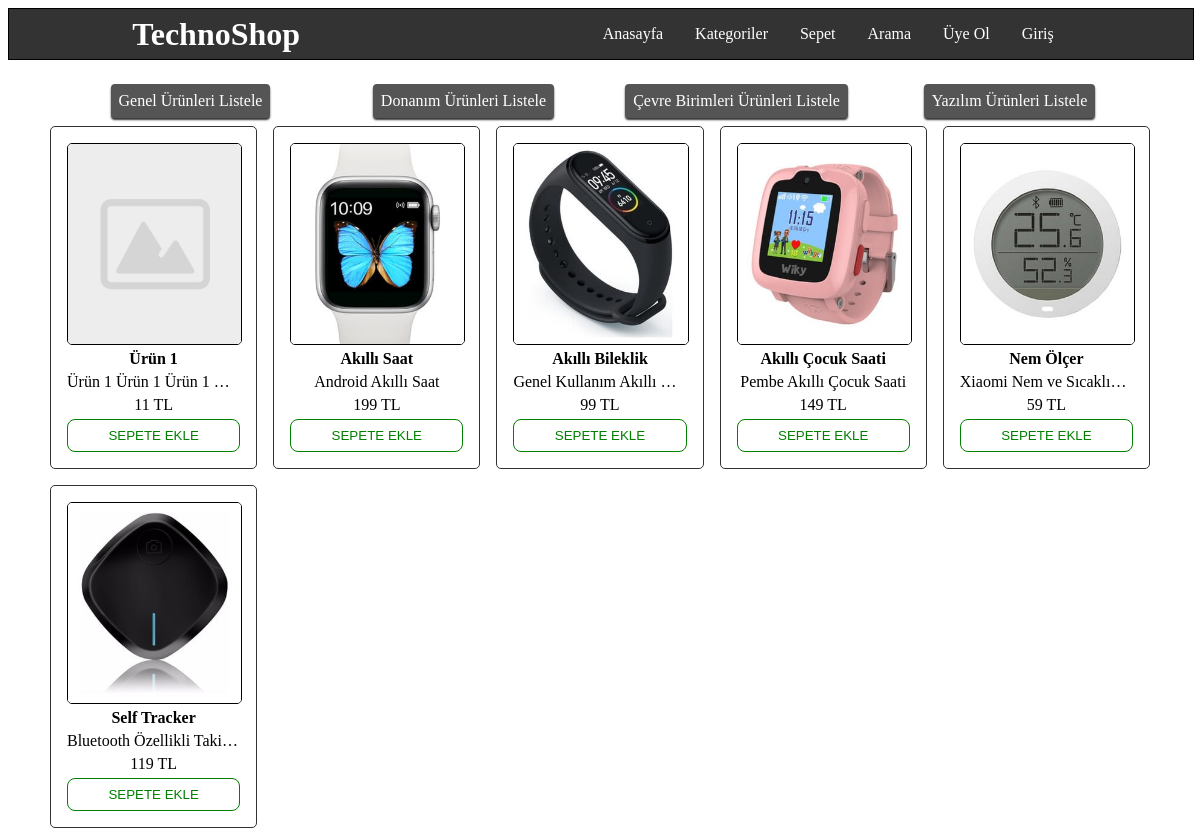
Page /kategori.php?id=1 on the committed database.
### tables this page shows
CREATE TABLE `kategoriler` (
  `id` int(11) NOT NULL,
  `kategori` varchar(25) NOT NULL,
  `aciklama` varchar(99) NOT NULL DEFAULT 'Kategori Açıklaması'
);

CREATE TABLE `urunler` (
  `id` int(11) NOT NULL,
  `title` varchar(25) NOT NULL,
  `description` varchar(99) NOT NULL,
  `price` int(11) NOT NULL,
  `image` varchar(100) DEFAULT 'default.jpg',
  `kategori` int(11) NOT NULL
);

### kategori.php (the view, shortened to what this page needs)
<?php
	require('db.php');
	$cat_query = "SELECT * FROM kategoriler";
	$cat_list = mysqli_query($db,$cat_query);
?>
<!DOCTYPE html>
<html>
<head>
	<link rel="stylesheet" href="https://cdnjs.cloudflare.com/ajax/libs/font-awesome/4.7.0/css/font-awesome.min.css">
	<link rel="stylesheet" type="text/css" href="stil.css">
</head>
<body>
	<?php include('header.php') ?>
	<div class="kategori_container">
	    <div class="kategori">
	<?php while ($row = mysqli_fetch_array($cat_list)) { ?>
			<a href="kategori.php?id=<?=$row['id']?>"><?=$row['kategori']?> Ürünleri Listele</a>
	<?php } ?>
	</div>
        <div class="container">
	<?php
		if (isset($_GET['id'])) {
			$list_id = $_GET['id'];
			$query = "SELECT * FROM urunler WHERE kategori = '$list_id'";
			$product_list = mysqli_query($db, $query);
			while ($row = mysqli_fetch_array($product_list)) { ?>
				<div class="urun">
					<img src="images/<?=$row['image']?>" alt="Image">
					<h3><?=$row['title']?></h3>
					<p> <?=$row['description']?></p>
					<span> <?=$row['price']?> TL</span>
					<form method="POST" action="index.php?add=<?=$row['id']?>">
						<input type="submit" name="sepete_ekle" value="SEPETE EKLE">
					</form>
				</div>
			<?php }
		}
	?>
		</div>
	</div>
</body>
</html>

### stil.css (style rules this page uses)
.container { margin: auto; max-width: 1100px; display: grid; grid-template-columns: repeat(auto-fit, minmax(200px,2fr)); grid-gap: 16px; }
.urun { max-width: 330px; display: grid; grid-template-columns: 1fr; grid-gap: 5px; padding: 16px; justify-content: space-around; border: 1px solid #333; border-radius: 5px; text-align: center; box-sizing: border-box; transition: transform .2s; transition-timing-function: ease-in-out; }
.urun > img { width: 100%; height: 200px; object-fit: cover; border: 1px solid black; border-radius: 5px; }
.urun > h3,p,span { margin: 0; overflow: hidden; white-space: nowrap; text-overflow: ellipsis; font-size: 16px; }
input[type="submit"] { border-radius: 8px; padding-top: 8px; padding-bottom: 8px; border: 1px solid green; background-color: white; color: green; width:100%; }

### kategori.php (style rules this page uses)
.kategori { margin: auto; padding: 8px; max-width: 1100px; display: grid; grid-template-columns: repeat(auto-fit,minmax(200px,2fr)); grid-gap: 8px; box-sizing: border-box; }
.kategori > a { margin: auto; padding: 8px; background-color: #555; color: white; text-align:center; border-radius: 4px; box-sizing: border-box; text-decoration: none; box-shadow: 0px 2px 2px 0px #333; }

### rows in the picture
kategoriler: kategori "Genel"
kategoriler: kategori "Donanım"
kategoriler: kategori "Çevre Birimleri"
kategoriler: kategori "Yazılım"
urunler: image (placeholder picture), title "Ürün 1", description "Ürün 1 Ürün 1 Ürün 1…", price "11"
urunler: image (picture), title "Akıllı Saat", description "Android Akıllı Saat", price "199"
urunler: image (picture), title "Akıllı Bileklik", description "Genel Kullanım Akıllı…", price "99"
urunler: image (picture), title "Akıllı Çocuk Saati", description "Pembe Akıllı Çocuk Saati", price "149"
urunler: image (picture), title "Nem Ölçer", description "Xiaomi Nem ve Sıcaklı…", price "59"
urunler: image (picture), title "Self Tracker", description "Bluetooth Özellikli Taki…", price "119"
